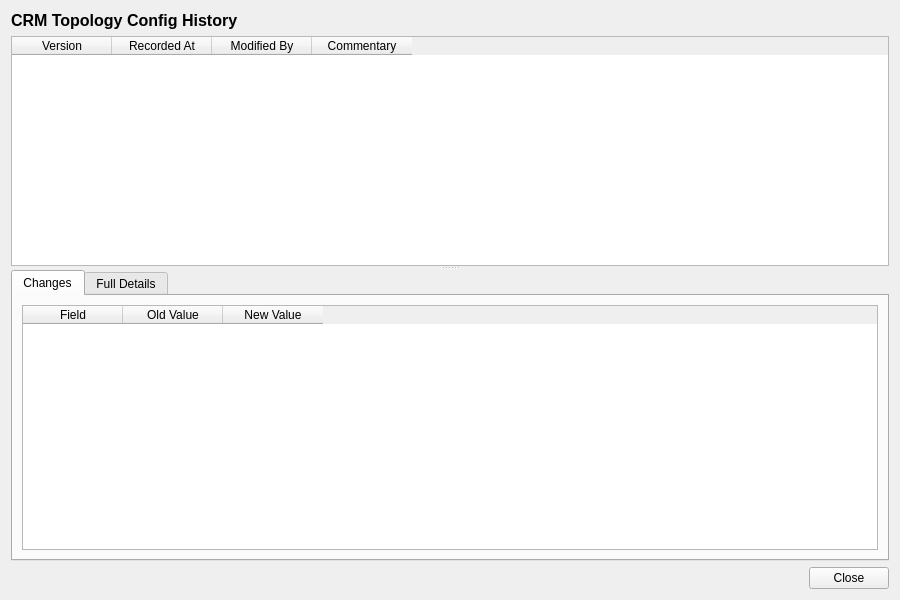
<?xml version="1.0" encoding="UTF-8"?>
<ui version="4.0">
 <class>CrmTopologyConfigHistoryDialog</class>
 <widget class="QWidget" name="CrmTopologyConfigHistoryDialog">
  <property name="geometry">
   <rect>
    <x>0</x>
    <y>0</y>
    <width>900</width>
    <height>600</height>
   </rect>
  </property>
  <property name="windowTitle">
   <string>CRM Topology Config History</string>
  </property>
  <layout class="QVBoxLayout" name="verticalLayout">
   <item>
    <widget class="QLabel" name="titleLabel">
     <property name="font">
      <font>
       <pointsize>12</pointsize>
       <bold>true</bold>
      </font>
     </property>
     <property name="text">
      <string>CRM Topology Config History</string>
     </property>
    </widget>
   </item>
   <item>
    <widget class="QSplitter" name="splitter">
     <property name="orientation">
      <enum>Qt::Vertical</enum>
     </property>
     <widget class="QTableWidget" name="versionListWidget">
      <property name="minimumHeight">
       <number>150</number>
      </property>
      <property name="maximumHeight">
       <number>250</number>
      </property>
      <property name="alternatingRowColors">
       <bool>true</bool>
      </property>
      <property name="editTriggers">
       <set>QAbstractItemView::NoEditTriggers</set>
      </property>
      <property name="selectionMode">
       <enum>QAbstractItemView::SingleSelection</enum>
      </property>
      <property name="selectionBehavior">
       <enum>QAbstractItemView::SelectRows</enum>
      </property>
      <column>
       <property name="text">
        <string>Version</string>
       </property>
      </column>
      <column>
       <property name="text">
        <string>Recorded At</string>
       </property>
      </column>
      <column>
       <property name="text">
        <string>Modified By</string>
       </property>
      </column>
      <column>
       <property name="text">
        <string>Commentary</string>
       </property>
      </column>
     </widget>
     <widget class="QWidget" name="detailWidget">
      <layout class="QVBoxLayout" name="detailLayout">
       <property name="leftMargin">
        <number>0</number>
       </property>
       <property name="topMargin">
        <number>0</number>
       </property>
       <property name="rightMargin">
        <number>0</number>
       </property>
       <property name="bottomMargin">
        <number>0</number>
       </property>
       <item>
        <widget class="QTabWidget" name="tabWidget">
         <property name="currentIndex">
          <number>0</number>
         </property>
         <widget class="QWidget" name="changesTab">
          <attribute name="title">
           <string>Changes</string>
          </attribute>
          <layout class="QVBoxLayout" name="changesTabLayout">
           <item>
            <widget class="QTableWidget" name="changesTableWidget">
             <property name="editTriggers">
              <set>QAbstractItemView::NoEditTriggers</set>
             </property>
             <property name="alternatingRowColors">
              <bool>true</bool>
             </property>
             <property name="selectionMode">
              <enum>QAbstractItemView::SingleSelection</enum>
             </property>
             <property name="selectionBehavior">
              <enum>QAbstractItemView::SelectRows</enum>
             </property>
             <column>
              <property name="text">
               <string>Field</string>
              </property>
             </column>
             <column>
              <property name="text">
               <string>Old Value</string>
              </property>
             </column>
             <column>
              <property name="text">
               <string>New Value</string>
              </property>
             </column>
            </widget>
           </item>
          </layout>
         </widget>
         <widget class="QWidget" name="fullDetailsTab">
          <attribute name="title">
           <string>Full Details</string>
          </attribute>
          <layout class="QVBoxLayout" name="fullDetailsTabLayout">
           <item>
            <widget class="QScrollArea" name="scrollArea">
             <property name="widgetResizable">
              <bool>true</bool>
             </property>
             <widget class="QWidget" name="scrollAreaWidgetContents">
              <property name="geometry">
               <rect>
                <x>0</x>
                <y>0</y>
                <width>560</width>
                <height>450</height>
               </rect>
              </property>
              <layout class="QFormLayout" name="formLayout">
               <item row="0" column="0">
                <widget class="QLabel" name="idLabel">
                 <property name="text">
                  <string>Id:</string>
                 </property>
                </widget>
               </item>
               <item row="0" column="1">
                <widget class="QLabel" name="idValue">
                 <property name="text">
                  <string/>
                 </property>
                </widget>
               </item>
               <item row="1" column="0">
                <widget class="QLabel" name="party_idLabel">
                 <property name="text">
                  <string>Party Id:</string>
                 </property>
                </widget>
               </item>
               <item row="1" column="1">
                <widget class="QLabel" name="partyIdValue">
                 <property name="text">
                  <string/>
                 </property>
                </widget>
               </item>
               <item row="2" column="0">
                <widget class="QLabel" name="nameLabel">
                 <property name="text">
                  <string>Name:</string>
                 </property>
                </widget>
               </item>
               <item row="2" column="1">
                <widget class="QLabel" name="nameValue">
                 <property name="text">
                  <string/>
                 </property>
                </widget>
               </item>
               <item row="3" column="0">
                <widget class="QLabel" name="pivot_currency_codeLabel">
                 <property name="text">
                  <string>Pivot Currency:</string>
                 </property>
                </widget>
               </item>
               <item row="3" column="1">
                <widget class="QLabel" name="pivotCcyValue">
                 <property name="text">
                  <string/>
                 </property>
                </widget>
               </item>
               <item row="4" column="0">
                <widget class="QLabel" name="enabledLabel">
                 <property name="text">
                  <string>Enabled:</string>
                 </property>
                </widget>
               </item>
               <item row="4" column="1">
                <widget class="QLabel" name="enabledCheckBox">
                 <property name="text">
                  <string/>
                 </property>
                </widget>
               </item>
               <item row="5" column="0">
                <widget class="QLabel" name="versionNumberLabel">
                 <property name="text">
                  <string>Version:</string>
                 </property>
                </widget>
               </item>
               <item row="5" column="1">
                <widget class="QLabel" name="versionNumberValue">
                 <property name="text">
                  <string/>
                 </property>
                </widget>
               </item>
               <item row="6" column="0">
                <widget class="QLabel" name="modifiedByLabel">
                 <property name="text">
                  <string>Modified By:</string>
                 </property>
                </widget>
               </item>
               <item row="6" column="1">
                <widget class="QLabel" name="modifiedByValue">
                 <property name="text">
                  <string/>
                 </property>
                </widget>
               </item>
               <item row="7" column="0">
                <widget class="QLabel" name="recordedAtLabel">
                 <property name="text">
                  <string>Recorded At:</string>
                 </property>
                </widget>
               </item>
               <item row="7" column="1">
                <widget class="QLabel" name="recordedAtValue">
                 <property name="text">
                  <string/>
                 </property>
                </widget>
               </item>
               <item row="8" column="0">
                <widget class="QLabel" name="changeCommentaryLabel">
                 <property name="text">
                  <string>Change Commentary:</string>
                 </property>
                </widget>
               </item>
               <item row="8" column="1">
                <widget class="QLabel" name="changeCommentaryValue">
                 <property name="text">
                  <string/>
                 </property>
                 <property name="wordWrap">
                  <bool>true</bool>
                 </property>
                </widget>
               </item>
              </layout>
             </widget>
            </widget>
           </item>
          </layout>
         </widget>
        </widget>
       </item>
      </layout>
     </widget>
    </widget>
   </item>
   <item>
    <layout class="QHBoxLayout" name="buttonLayout">
     <item>
      <spacer name="horizontalSpacer">
       <property name="orientation">
        <enum>Qt::Horizontal</enum>
       </property>
       <property name="sizeHint" stdset="0">
        <size><width>40</width><height>20</height></size>
       </property>
      </spacer>
     </item>
     <item>
      <widget class="QPushButton" name="closeButton">
       <property name="text">
        <string>Close</string>
       </property>
      </widget>
     </item>
    </layout>
   </item>
  </layout>
 </widget>
 <resources/>
 <connections/>
</ui>
